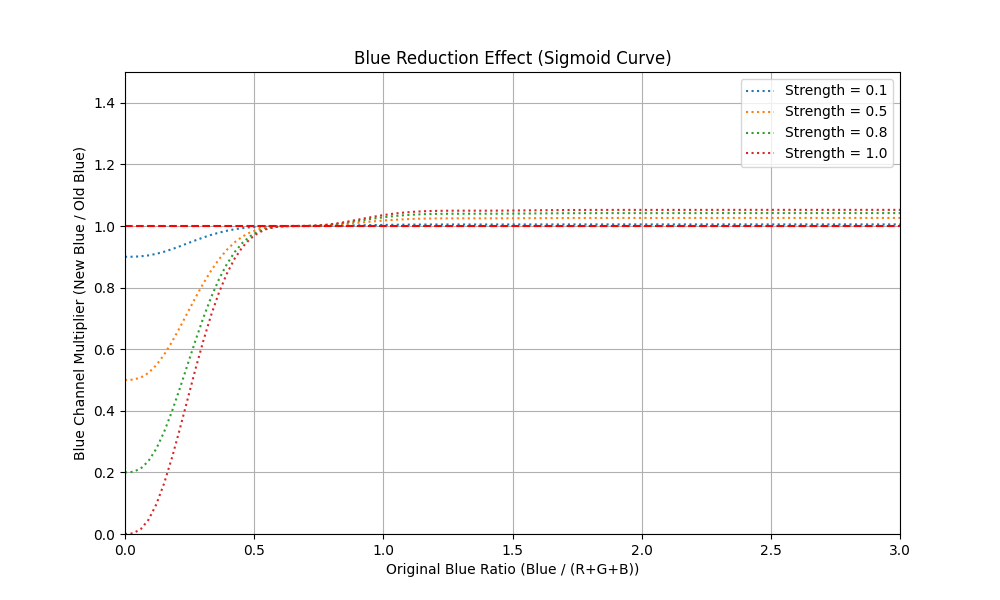
#> input picture blue_reduction_effect.png, 1000 x 600 px
$ python crop_and_convert.py blue_reduction_effect.png
#> lines starting #> are read from the running program, lines starting #| are printed output that depends on the picture
#!/usr/bin/env python3

import sys
import os
import argparse
import numpy as np
from PIL import Image, ImageEnhance, ImageOps
import math

# [50 lines left out: function reduce_blue_in_pixel, not called in this run]

def apply_blue_reduction(image, strength, dark_strength=0):
    """Apply blue reduction to the entire image."""
    if strength == 0 and dark_strength == 0:
        return image

    # Convert to RGB if not already
    if image.mode != 'RGB':
        image = image.convert('RGB')

    # Convert to numpy array for faster processing
    img_array = np.array(image)

    # Apply blue reduction pixel by pixel
    for y in range(img_array.shape[0]):
        for x in range(img_array.shape[1]):
            r, g, b = img_array[y, x]
            new_r, new_g, new_b = reduce_blue_in_pixel(r, g, b, strength, dark_strength)
            img_array[y, x] = [new_r, new_g, new_b]

    return Image.fromarray(img_array)

def apply_adjustments(image, saturation=100, black_level=0, contrast=1, shadows=0):
    """Apply various image adjustments."""

    # Saturation
    if saturation != 100:
        enhancer = ImageEnhance.Color(image)
        image = enhancer.enhance(saturation / 100.0)

    # Black level adjustment (similar to +level in ImageMagick)
    if black_level > 0:
        # This raises the black point
        img_array = np.array(image)
        img_array = np.clip(img_array + (black_level * 255 / 100), 0, 255).astype(np.uint8)
        image = Image.fromarray(img_array)

    # Contrast adjustment (simplified version of sigmoidal contrast)
    if contrast != 0:
        if contrast > 0:
            # Increase contrast
            enhancer = ImageEnhance.Contrast(image)
            image = enhancer.enhance(1 + contrast * 0.2)
        else:
            # Decrease contrast
            enhancer = ImageEnhance.Contrast(image)
            image = enhancer.enhance(1 + contrast * 0.1)

    # Shadow brightening (simplified)
    if shadows > 0:
        img_array = np.array(image).astype(float)
        # Brighten darker areas more than lighter areas
        luminance = 0.299 * img_array[:,:,0] + 0.587 * img_array[:,:,1] + 0.114 * img_array[:,:,2]
        shadow_mask = (255 - luminance) / 255  # Invert so dark areas have higher values

        for channel in range(3):
            adjustment = shadow_mask * shadows * 5  # Scale the effect
            img_array[:,:,channel] = np.clip(img_array[:,:,channel] + adjustment, 0, 255)

        image = Image.fromarray(img_array.astype(np.uint8))

    return image

def crop_to_ratio(image, ratio_str):
    """Crop image to specified ratio."""
    width, height = image.size
    ratio_parts = ratio_str.split(':')
    target_ratio = float(ratio_parts[0]) / float(ratio_parts[1])

    current_ratio = width / height

    if current_ratio > target_ratio:
        # Too wide, crop width
        new_width = int(height * target_ratio)
        left = (width - new_width) // 2
        image = image.crop((left, 0, left + new_width, height))
    else:
        # Too tall, crop height
        new_height = int(width / target_ratio)
        top = (height - new_height) // 2
        image = image.crop((0, top, width, top + new_height))

    return image

# [15 lines left out: function simple_dither, not called in this run]

def main():
    parser = argparse.ArgumentParser(description='Process images for 7-color e-ink display')
    parser.add_argument('image_path', help='Path to input image')
    parser.add_argument('--diffusion', type=int, default=85, help='Dither diffusion amount (not used in PIL version)')
    parser.add_argument('--blue-reduction', type=float, default=0, help='Blue reduction strength')
    parser.add_argument('--dark-blue-reduction', type=float, default=0, help='Additional blue reduction for dark pixels')
    parser.add_argument('--saturation', type=int, default=100, help='Saturation percentage')
    parser.add_argument('--black-level', type=int, default=0, help='Black level percentage')
    parser.add_argument('--contrast', type=float, default=1, help='Contrast adjustment')
    parser.add_argument('--shadows', type=float, default=0, help='Shadow brightening strength')
    parser.add_argument('--dither-method', default='FloydSteinberg', choices=['FloydSteinberg', 'None'],
                       help='Dither method')

    args = parser.parse_args()

    if not os.path.exists(args.image_path):
        print(f"Error: Image file '{args.image_path}' not found.")
        sys.exit(1)

    # Create output directory
    os.makedirs('converted', exist_ok=True)

    # Generate output path
    base_name = os.path.splitext(os.path.basename(args.image_path))[0]
    output_path = os.path.join('converted', f'{base_name}_converted.bmp')

    print(f"Processing '{args.image_path}' -> '{output_path}'")
    print(f"Settings: Blue Reduction: {args.blue_reduction}, Dark Blue Reduction: {args.dark_blue_reduction}, "
          f"Saturation: {args.saturation}%, Black Level: {args.black_level}%, "
          f"Contrast: {args.contrast}, Shadows: {args.shadows}")

    # Load image
    image = Image.open(args.image_path)
#> image is the input picture: PIL image 1000x600 RGBA; mean R, G, B, A 250.2, 249.6, 249.4, 255
    print(f"Original dimensions: {image.size}")
#| Original dimensions: (1000, 600)

    # Determine orientation and crop
    width, height = image.size
#> width = 1000; height = 600
    if width > height:
        # Landscape
        crop_ratio = "5:3"
        final_dimensions = (800, 480)
        orientation = "landscape"
    else:
        # Portrait
        crop_ratio = "3:5"
        final_dimensions = (480, 800)
        orientation = "portrait"

    print(f"Detected {orientation} orientation, cropping to {crop_ratio} and scaling to {final_dimensions}")

    # Process image
    image = crop_to_ratio(image, crop_ratio)
    image = image.resize(final_dimensions, Image.LANCZOS)
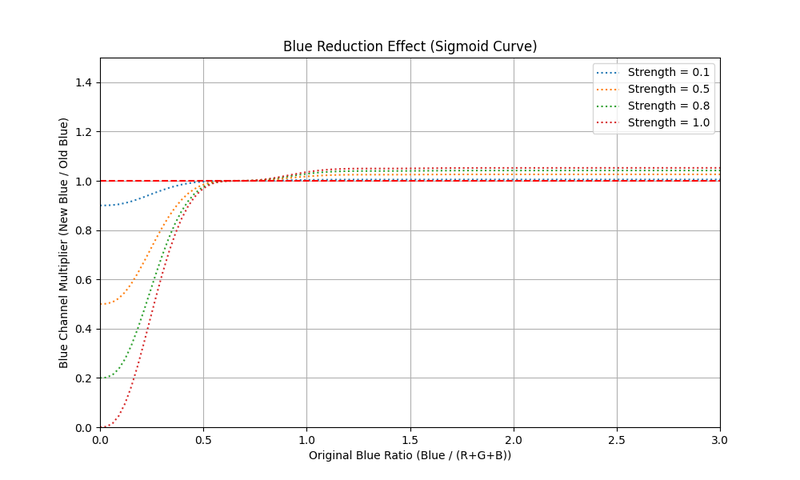
#> image: PIL image 800x480 RGBA; mean R, G, B, A 249.8, 249.2, 249, 255

    # Apply blue reduction
    image = apply_blue_reduction(image, args.blue_reduction, args.dark_blue_reduction)

    # Apply other adjustments
    image = apply_adjustments(image, args.saturation, args.black_level, args.contrast, args.shadows)

    # Check if palette exists
    palette_path = 'palette_7color.gif'
    if os.path.exists(palette_path):
        # Apply dithering
        image = simple_dither(image, palette_path, args.dither_method)
    else:
        print(f"Warning: Palette file '{palette_path}' not found. Skipping dithering.")

    # Save result
    image.save(output_path, 'BMP')
    print("Done.")

if __name__ == '__main__':
    main()
